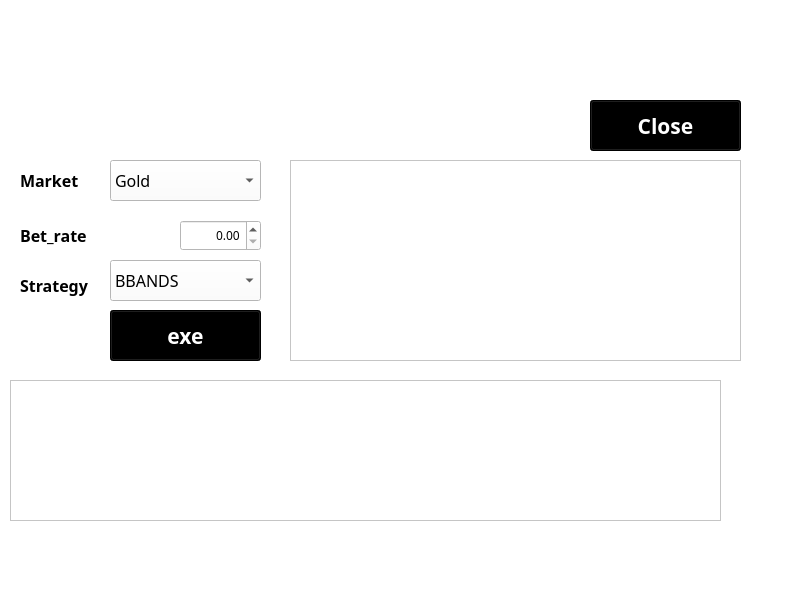
<?xml version="1.0" encoding="UTF-8"?>
<ui version="4.0">
 <class>MainWindow</class>
 <widget class="QMainWindow" name="MainWindow">
  <property name="geometry">
   <rect>
    <x>0</x>
    <y>0</y>
    <width>796</width>
    <height>600</height>
   </rect>
  </property>
  <property name="windowTitle">
   <string>PyTrader</string>
  </property>
  <property name="windowIcon">
   <iconset>
    <normaloff>C:/Users/dabee/Pictures/22/281999-margot-robbie.jpg</normaloff>C:/Users/dabee/Pictures/22/281999-margot-robbie.jpg</iconset>
  </property>
  <property name="styleSheet">
   <string notr="true">background-color: rgb(255, 255, 255);</string>
  </property>
  <widget class="QWidget" name="centralwidget">
   <widget class="QComboBox" name="comboBox">
    <property name="geometry">
     <rect>
      <x>110</x>
      <y>160</y>
      <width>151</width>
      <height>41</height>
     </rect>
    </property>
    <property name="font">
     <font>
      <family>HY엽서M</family>
      <pointsize>12</pointsize>
     </font>
    </property>
    <item>
     <property name="text">
      <string>Gold</string>
     </property>
    </item>
    <item>
     <property name="text">
      <string>Euro</string>
     </property>
    </item>
    <item>
     <property name="text">
      <string>Oil</string>
     </property>
    </item>
    <item>
     <property name="text">
      <string>AUD</string>
     </property>
    </item>
   </widget>
   <widget class="QLabel" name="label">
    <property name="geometry">
     <rect>
      <x>20</x>
      <y>165</y>
      <width>81</width>
      <height>31</height>
     </rect>
    </property>
    <property name="font">
     <font>
      <family>HY엽서M</family>
      <pointsize>12</pointsize>
      <weight>75</weight>
      <bold>true</bold>
     </font>
    </property>
    <property name="text">
     <string>Market</string>
    </property>
   </widget>
   <widget class="QLabel" name="label_2">
    <property name="geometry">
     <rect>
      <x>20</x>
      <y>220</y>
      <width>81</width>
      <height>31</height>
     </rect>
    </property>
    <property name="font">
     <font>
      <family>HY엽서M</family>
      <pointsize>12</pointsize>
      <weight>75</weight>
      <bold>true</bold>
     </font>
    </property>
    <property name="text">
     <string>Bet_rate</string>
    </property>
   </widget>
   <widget class="QDoubleSpinBox" name="doubleSpinBox">
    <property name="geometry">
     <rect>
      <x>180</x>
      <y>220</y>
      <width>81</width>
      <height>31</height>
     </rect>
    </property>
    <property name="font">
     <font>
      <family>HY엽서M</family>
     </font>
    </property>
    <property name="alignment">
     <set>Qt::AlignRight|Qt::AlignTrailing|Qt::AlignVCenter</set>
    </property>
    <property name="singleStep">
     <double>0.100000000000000</double>
    </property>
   </widget>
   <widget class="QPushButton" name="pushButton">
    <property name="geometry">
     <rect>
      <x>110</x>
      <y>310</y>
      <width>151</width>
      <height>51</height>
     </rect>
    </property>
    <property name="font">
     <font>
      <family>HY엽서M</family>
      <pointsize>16</pointsize>
      <weight>75</weight>
      <bold>true</bold>
     </font>
    </property>
    <property name="styleSheet">
     <string notr="true">color: rgb(255, 255, 255);
background-color: rgb(0, 0, 0);</string>
    </property>
    <property name="text">
     <string>exe</string>
    </property>
   </widget>
   <widget class="QListWidget" name="listWidget">
    <property name="geometry">
     <rect>
      <x>290</x>
      <y>160</y>
      <width>451</width>
      <height>201</height>
     </rect>
    </property>
   </widget>
   <widget class="QLabel" name="label_3">
    <property name="geometry">
     <rect>
      <x>20</x>
      <y>270</y>
      <width>81</width>
      <height>31</height>
     </rect>
    </property>
    <property name="font">
     <font>
      <family>HY엽서M</family>
      <pointsize>12</pointsize>
      <weight>75</weight>
      <bold>true</bold>
     </font>
    </property>
    <property name="text">
     <string>Strategy</string>
    </property>
   </widget>
   <widget class="QComboBox" name="comboBox_2">
    <property name="geometry">
     <rect>
      <x>110</x>
      <y>260</y>
      <width>151</width>
      <height>41</height>
     </rect>
    </property>
    <property name="font">
     <font>
      <family>HY엽서M</family>
      <pointsize>12</pointsize>
     </font>
    </property>
    <item>
     <property name="text">
      <string>BBANDS</string>
     </property>
    </item>
    <item>
     <property name="text">
      <string>R_est</string>
     </property>
    </item>
   </widget>
   <widget class="QPushButton" name="pushButton_2">
    <property name="geometry">
     <rect>
      <x>590</x>
      <y>100</y>
      <width>151</width>
      <height>51</height>
     </rect>
    </property>
    <property name="font">
     <font>
      <family>HY엽서M</family>
      <pointsize>16</pointsize>
      <weight>75</weight>
      <bold>true</bold>
     </font>
    </property>
    <property name="styleSheet">
     <string notr="true">color: rgb(255, 255, 255);
background-color: rgb(0, 0, 0);</string>
    </property>
    <property name="text">
     <string>Close</string>
    </property>
   </widget>
   <widget class="QListWidget" name="listWidget_2">
    <property name="geometry">
     <rect>
      <x>10</x>
      <y>380</y>
      <width>711</width>
      <height>141</height>
     </rect>
    </property>
   </widget>
  </widget>
  <widget class="QMenuBar" name="menubar">
   <property name="geometry">
    <rect>
     <x>0</x>
     <y>0</y>
     <width>796</width>
     <height>21</height>
    </rect>
   </property>
  </widget>
  <widget class="QStatusBar" name="statusbar"/>
 </widget>
 <resources/>
 <connections/>
</ui>
